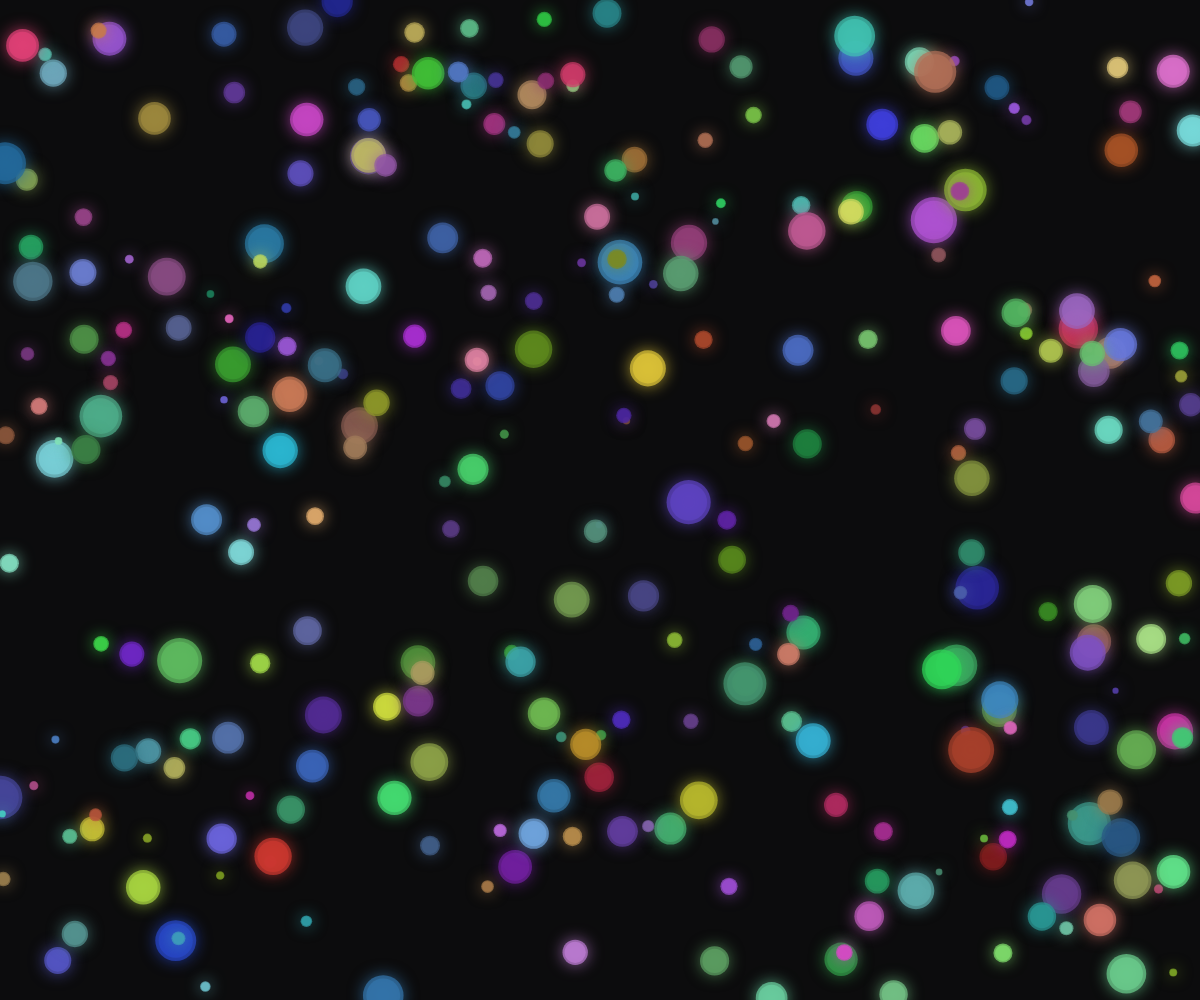
Frame 1 (no input)
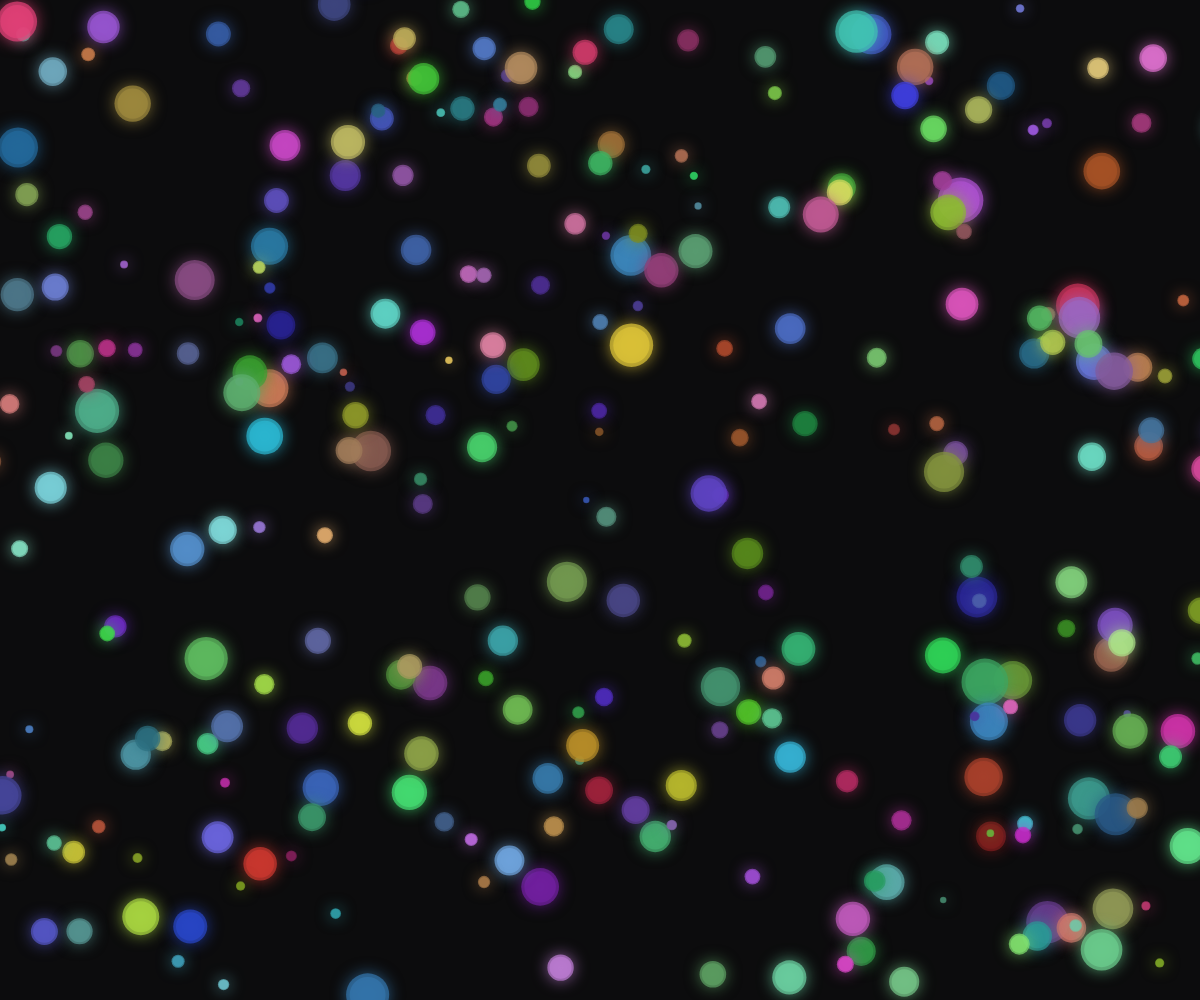
Frame 60 (no input)
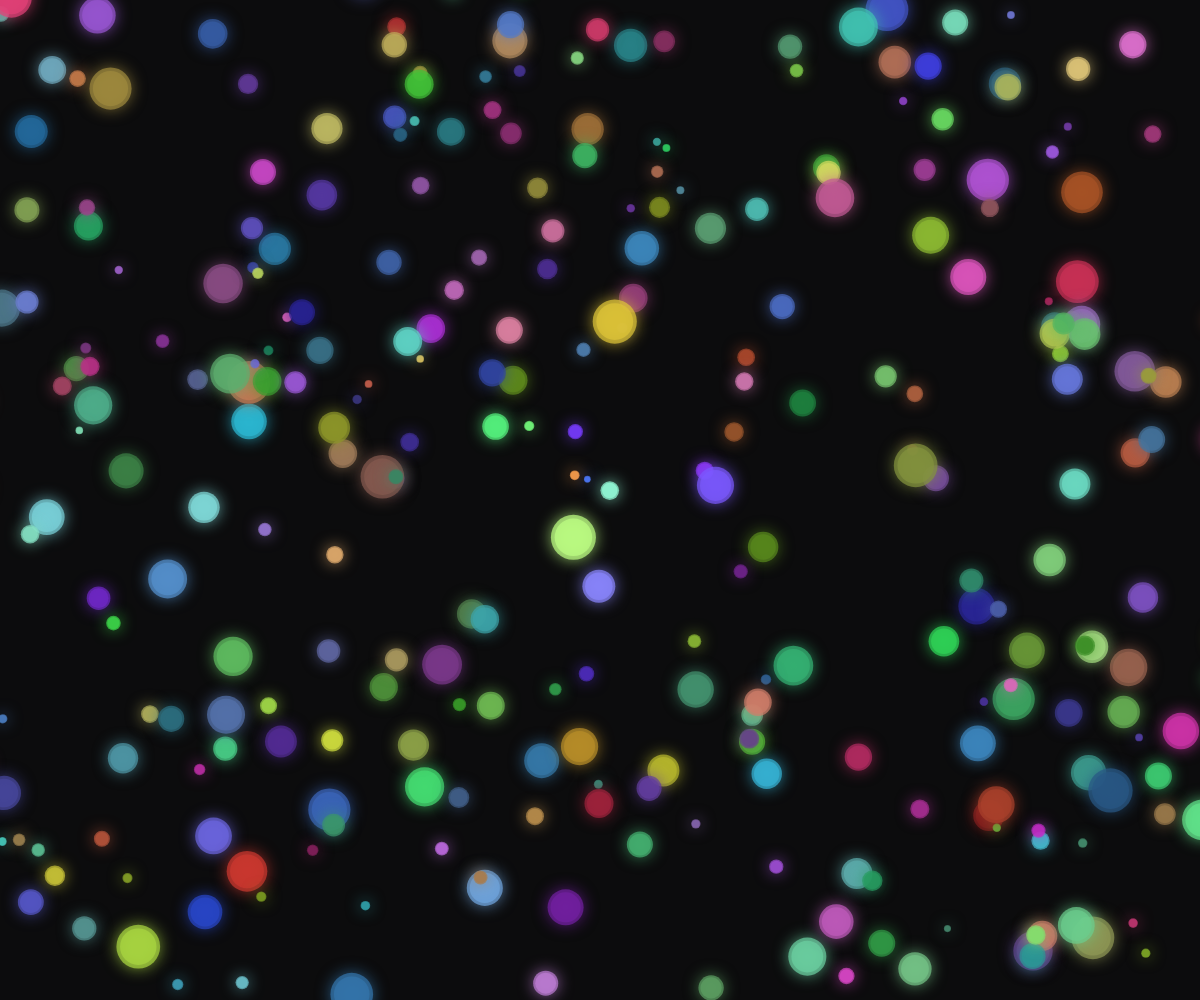
Frame 120 (the mouse pressed at the canvas centre since frame 60)

The p5.js sketch that drew these frames (run headless with seeded random() and noise() and a simulated clock; from frame 60 on, the mouse is pressed at the canvas centre):

// p5.js sketch
// ── sketch.js
let orbs = [];
const orbCount = 300;
let mouseRadius = 0;
let mouseStrength = 0;

function setup() {
  createCanvas(windowWidth, windowHeight);
  colorMode(HSB, 360, 100, 100, 1);
  
  // Create orbs with random properties
  for (let i = 0; i < orbCount; i++) {
    orbs.push({
      x: random(width),
      y: random(height),
      size: random(5, 30),
      hue: random(360),
      saturation: random(40, 80),
      brightness: random(50, 90),
      speedX: random(-0.5, 0.5),
      speedY: random(-0.5, 0.5),
      pulseSpeed: random(0.01, 0.03),
      pulsePhase: random(TWO_PI),
      originalSize: random(5, 30)
    });
  }
}

function draw() {
  background(220, 5, 5); // Deep space background
  
  // Mouse interaction
  if (mouseRadius > 0) {
    mouseRadius -= 2;
    mouseStrength = max(0, mouseStrength - 0.02);
  }
  
  // Update and display orbs
  for (let i = 0; i < orbs.length; i++) {
    let orb = orbs[i];
    
    // Apply mouse interaction
    let dx = mouseX - orb.x;
    let dy = mouseY - orb.y;
    let distance = sqrt(dx * dx + dy * dy);
    
    if (distance < mouseRadius) {
      let force = (mouseRadius - distance) / mouseRadius;
      orb.speedX += dx * force * 0.001 * mouseStrength;
      orb.speedY += dy * force * 0.001 * mouseStrength;
      
      // Brighten orb on mouse proximity
      orb.brightness = min(100, orb.brightness + 20 * force);
    } else {
      // Return to normal brightness
      orb.brightness = lerp(orb.brightness, orb.brightness, 0.95);
    }
    
    // Update position
    orb.x += orb.speedX;
    orb.y += orb.speedY;
    
    // Wrap around edges
    if (orb.x < -50) orb.x = width + 50;
    if (orb.x > width + 50) orb.x = -50;
    if (orb.y < -50) orb.y = height + 50;
    if (orb.y > height + 50) orb.y = -50;
    
    // Pulsing effect
    let pulse = sin(frameCount * orb.pulseSpeed + orb.pulsePhase) * 0.5 + 0.5;
    let currentSize = orb.originalSize * (1 + pulse * 0.3);
    
    // Draw the orb
    noStroke();
    fill(orb.hue, orb.saturation, orb.brightness, 0.7);
    ellipse(orb.x, orb.y, currentSize);
    
    // Add glow effect
    drawingContext.shadowBlur = 15;
    drawingContext.shadowColor = color(orb.hue, orb.saturation, orb.brightness);
    ellipse(orb.x, orb.y, currentSize * 1.2);
    drawingContext.shadowBlur = 0;
  }
}

function mousePressed() {
  // Start mouse interaction
  mouseRadius = 150;
  mouseStrength = 1;
}

function windowResized() {
  resizeCanvas(windowWidth, windowHeight);
}
